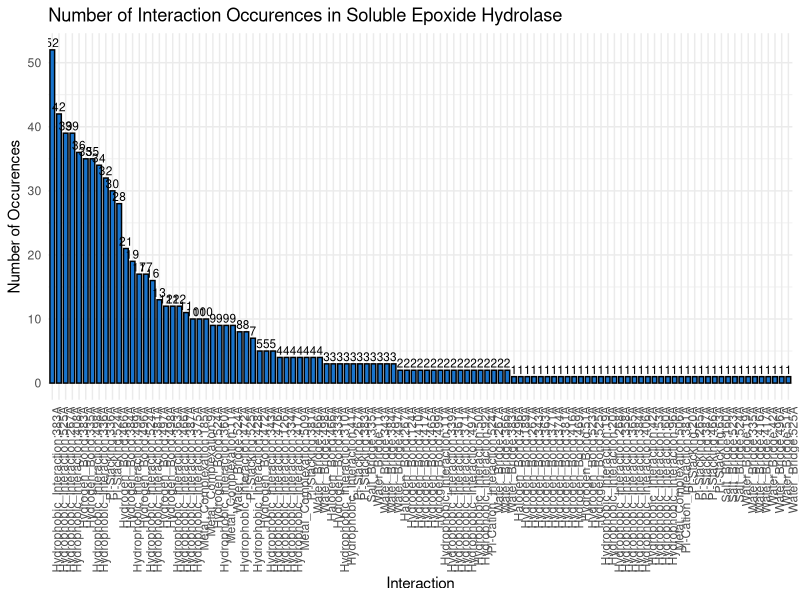
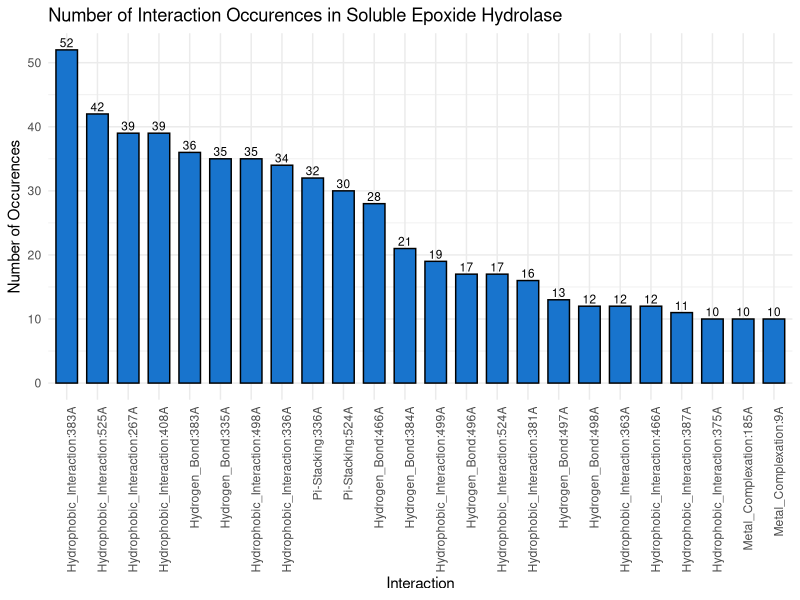

Reproduce these figures in R, in order.
#!/usr/bin/env Rscript

# PLIP ANALYZER - VISUALIZATION
# 2021 (c) Micha Johannes Birklbauer
# https://github.com/t0xic-m/
# micha.birklbauer@gmail.com

library(ggplot2)

df = read.csv2("results/result_sorted.csv", sep = ";", dec = ".")

ggplot(df, aes(x=reorder(Interaction, -Frequency), y=Frequency)) +
  geom_bar(stat="identity", color="black", fill="dodgerblue3", width = 0.7) +
  ggtitle("Number of Interaction Occurences in Soluble Epoxide Hydrolase") +
  xlab("Interaction") +
  ylab("Number of Occurences") +
  geom_text(aes(label=Frequency), vjust=-0.3, size=3.0) + theme_minimal() +
  theme(axis.text.x = element_text(angle = 90, hjust = 1))

df = df[which(df["Frequency"]>9),]

ggplot(df, aes(x=reorder(Interaction, -Frequency), y=Frequency)) +
  geom_bar(stat="identity", color="black", fill="dodgerblue3", width = 0.7) +
  ggtitle("Number of Interaction Occurences in Soluble Epoxide Hydrolase") +
  xlab("Interaction") +
  ylab("Number of Occurences") +
  geom_text(aes(label=Frequency), vjust=-0.3, size=3.0) + theme_minimal() +
  theme(axis.text.x = element_text(angle = 90, hjust = 1))
